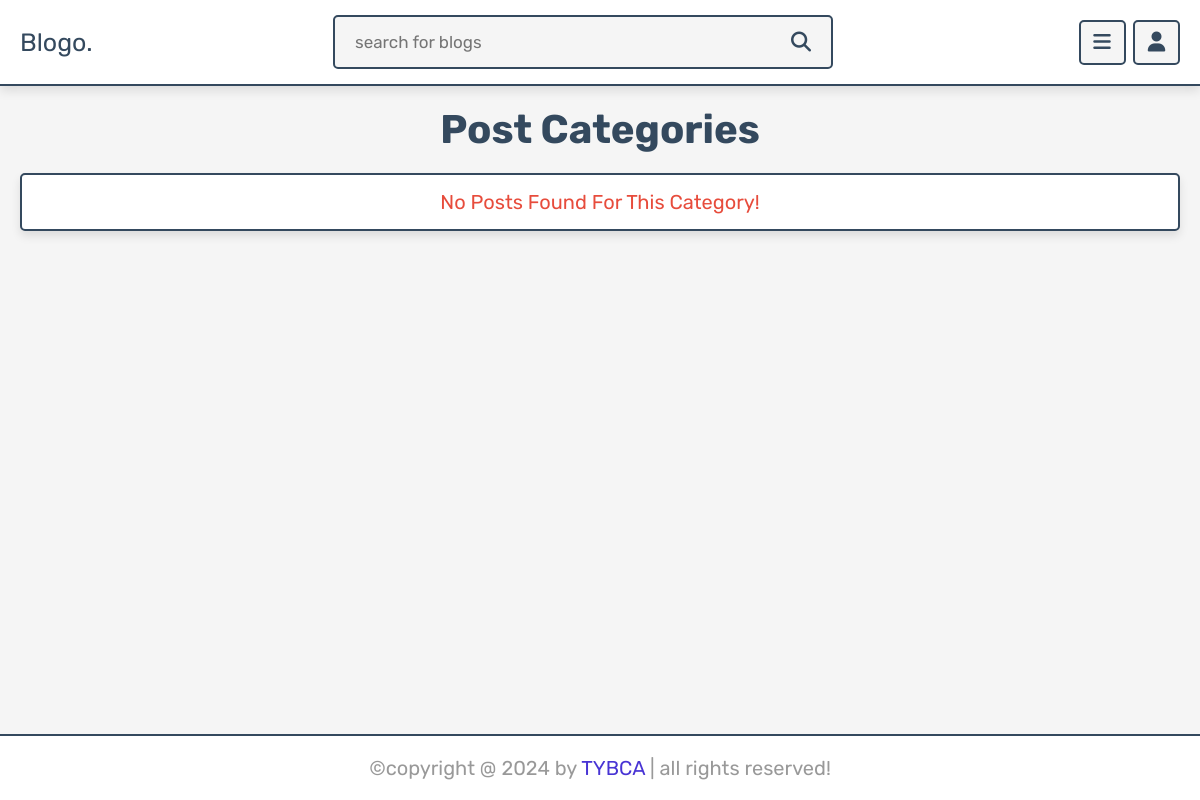
Page /category.php?category=technology on the earlier database version.
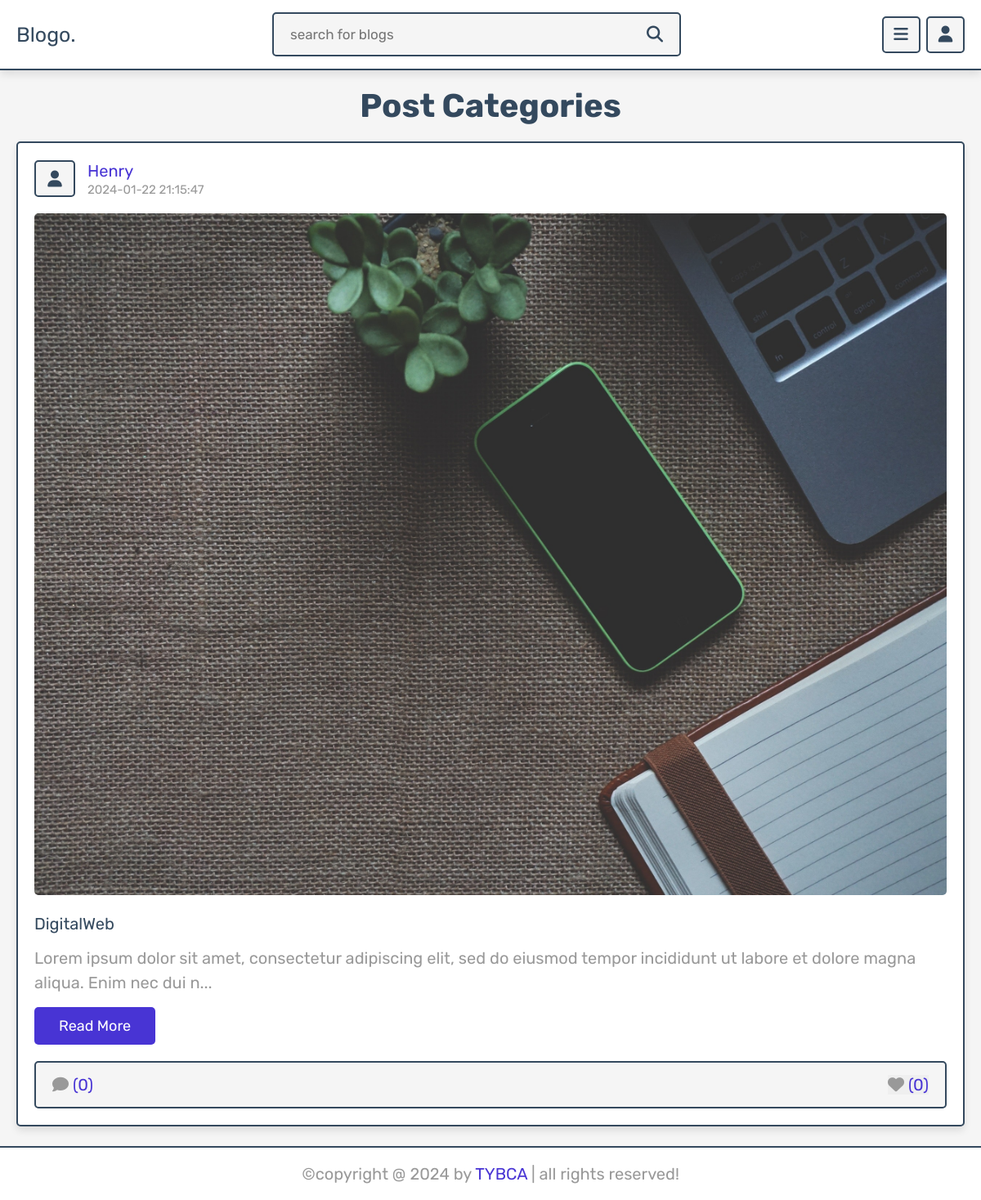
Same page on the later database version.
### tables this page shows
CREATE TABLE IF NOT EXISTS `posts` (
  `id` int(100) NOT NULL AUTO_INCREMENT,
  `admin_id` int(100) NOT NULL,
  `name` varchar(100) NOT NULL,
  `title` varchar(100) NOT NULL,
  `content` varchar(10000) NOT NULL,
  `category` varchar(50) NOT NULL,
  `image` varchar(100) NOT NULL,
  `date` datetime NOT NULL DEFAULT CURRENT_TIMESTAMP,
  `status` varchar(10) NOT NULL,
  PRIMARY KEY (`id`)
);

### category.php (the view, shortened to what this page needs)
<?php
include 'components/connect.php';
if(isset($_SESSION['user_id'])){
   $user_id = $_SESSION['user_id'];
}else{
   $user_id = '';
};
if(isset($_GET['category'])){
   $category = $_GET['category'];
}else{
   $category = '';
}
?>
<!DOCTYPE html>
<html lang="en">
<head>
   <link rel="stylesheet" href="https://cdnjs.cloudflare.com/ajax/libs/font-awesome/6.1.1/css/all.min.css">
   <link rel="stylesheet" href="css/style.css">
</head>
<body>
<?php include 'components/user_header.php'; ?>
<section class="posts-container">
   <h1 class="heading">post categories</h1>
   <div class="box-container">
      <?php
         $select_posts = $conn->prepare("SELECT * FROM `posts` WHERE category = ? and status = ?");
         $select_posts->execute([$category, 'active']);
         if($select_posts->rowCount() > 0){
            while($fetch_posts = $select_posts->fetch(PDO::FETCH_ASSOC)){
            $post_id = $fetch_posts['id'];
            $count_post_comments = $conn->prepare("SELECT * FROM `comments` WHERE post_id = ?");
            $count_post_comments->execute([$post_id]);
            $total_post_comments = $count_post_comments->rowCount();
            $count_post_likes = $conn->prepare("SELECT * FROM `likes` WHERE post_id = ?");
            $count_post_likes->execute([$post_id]);
            $total_post_likes = $count_post_likes->rowCount();
            $confirm_likes = $conn->prepare("SELECT * FROM `likes` WHERE user_id = ? AND post_id = ?");
            $confirm_likes->execute([$user_id, $post_id]);
      ?>
      <form class="box" method="post">
         <div class="post-admin">
            <i class="fas fa-user"></i>
            <div>
               <a href="author_posts.php?author=<?= $fetch_posts['name']; ?>"><?= $fetch_posts['name']; ?></a>
               <div><?= $fetch_posts['date']; ?></div>
            </div>
         </div>
         <?php
            if($fetch_posts['image'] != ''){
         ?>
         <img src="uploaded_img/<?= $fetch_posts['image']; ?>" class="post-image" alt="">
         <?php
         }
         ?>
         <div class="post-title"><?= $fetch_posts['title']; ?></div>
         <div class="post-content content-150"><?= $fetch_posts['content']; ?></div>
         <a href="view_post.php?post_id=<?= $post_id; ?>" class="inline-btn">read more</a>
         <div class="icons">
            <a href="view_post.php?post_id=<?= $post_id; ?>"><i class="fas fa-comment"></i><span>(<?= $total_post_comments; ?>)</span></a>
            <button type="submit" name="like_post"><i class="fas fa-heart" style="<?php if($confirm_likes->rowCount() > 0){ echo 'color:var(--red);'; } ?>  "></i><span>(<?= $total_post_likes; ?>)</span></button>
         </div>
      </form>
      <?php
         }
      }else{
         echo '<p class="empty">no posts found for this category!</p>';
      }
      ?>
   </div>
</section>
<?php include 'components/footer.php'; ?>
</body>
</html>

Differences in the rows shown:
added posts: name "Henry", date "2024-01-22 21:15:47", image (picture), title "DigitalWeb", content "Lorem ipsum dolor sit amet, consectetur adipiscing elit, sed do eiusmod tempor incididunt ut labore et dolore magna aliqua. Enim nec dui n", total_post_comments "0", total_post_likes "0"
Other differences:
text no longer shown: "No Posts Found For This Category!"
